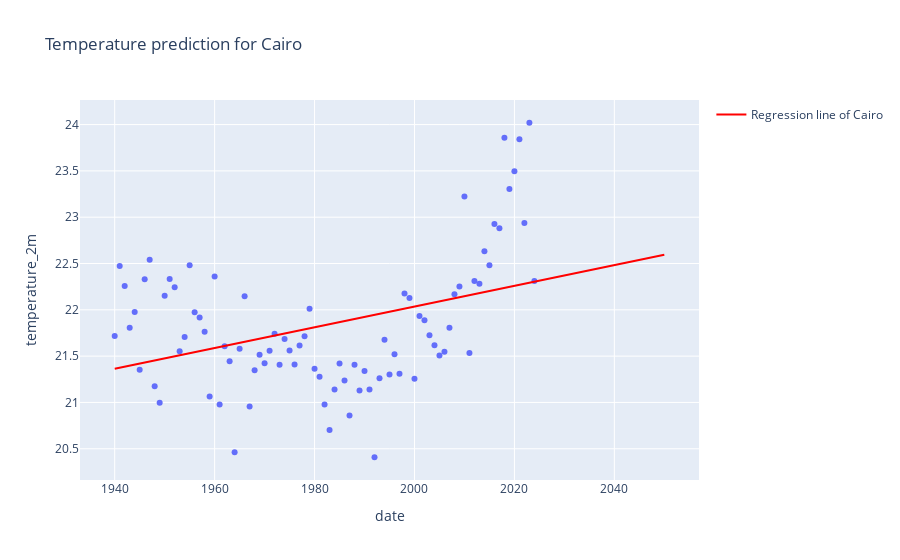

The notebook cell this image was saved under:
### Code cell
display('Cairo', data_cairo)
plot_lr_cairo.show()

### Figure 1 — Plotly figure (JSON) as saved in the notebook; plotly's stock layout.template omitted (floating-point values rounded to 4 significant figures)
{"data": [{"hovertemplate": "date=%{x}<br>temperature_2m=%{y}<extra></extra>", "legendgroup": "", "marker": {"color": "#636efa", "symbol": "circle"}, "mode": "markers", "name": "", "orientation": "v", "showlegend": false, "type": "scatter", "x": [1940, 1941, 1942, 1943, 1944, 1945, 1946, 1947, 1948, 1949, 1950, 1951, 1952, 1953, 1954, 1955, 1956, 1957, 1958, 1959, 1960, 1961, 1962, 1963, 1964, 1965, 1966, 1967, 1968, 1969, 1970, 1971, 1972, 1973, 1974, 1975, 1976, 1977, 1978, 1979, 1980, 1981, 1982, 1983, 1984, 1985, 1986, 1987, 1988, 1989, 1990, 1991, 1992, 1993, 1994, 1995, 1996, 1997, 1998, 1999, 2000, 2001, 2002, 2003, 2004, 2005, 2006, 2007, 2008, 2009, 2010, 2011, 2012, 2013, 2014, 2015, 2016, 2017, 2018, 2019, 2020, 2021, 2022, 2023, 2024, 2025, 2026, 2027, 2028, 2029, 2030, 2031, 2032, 2033, 2034, 2035, 2036, 2037, 2038, 2039, 2040, 2041, 2042, 2043, 2044, 2045, 2046, 2047, 2048, 2049, 2050], "xaxis": "x", "y": [21.72, 22.47, 22.26, 21.81, 21.98, 21.35, 22.33, 22.54, 21.18, 21.0, 22.15, 22.33, 22.24, 21.55, 21.71, 22.48, 21.97, 21.92, 21.76, 21.07, 22.36, 20.98, 21.61, 21.45, 20.46, 21.58, 22.15, 20.96, 21.35, 21.51, 21.42, 21.56, 21.74, 21.41, 21.68, 21.56, 21.41, 21.61, 21.72, 22.01, 21.36, 21.28, 20.98, 20.7, 21.14, 21.42, 21.24, 20.86, 21.41, 21.13, 21.34, 21.14, 20.41, 21.26, 21.68, 21.3, 21.52, 21.31, 22.18, 22.13, 21.26, 21.93, 21.89, 21.73, 21.62, 21.51, 21.55, 21.81, 22.17, 22.25, 23.22, 21.53, 22.31, 22.28, 22.63, 22.48, 22.93, 22.88, 23.86, 23.3, 23.49, 23.84, 22.94, 24.02, 22.31, null, null, null, null, null, null, null, null, null, null, null, null, null, null, null, null, null, null, null, null, null, null, null, null, null, null], "yaxis": "y"}, {"line": {"color": "red", "width": 2}, "mode": "lines", "name": "Regression line of Cairo", "type": "scatter", "x": [1940, 2050], "y": [21.36, 22.59]}], "layout": {"legend": {"tracegroupgap": 0}, "title": {"text": "Temperature prediction for Cairo"}, "xaxis": {"anchor": "y", "domain": [0, 1], "title": {"text": "date"}}, "yaxis": {"anchor": "x", "domain": [0, 1], "title": {"text": "temperature_2m"}}}}
